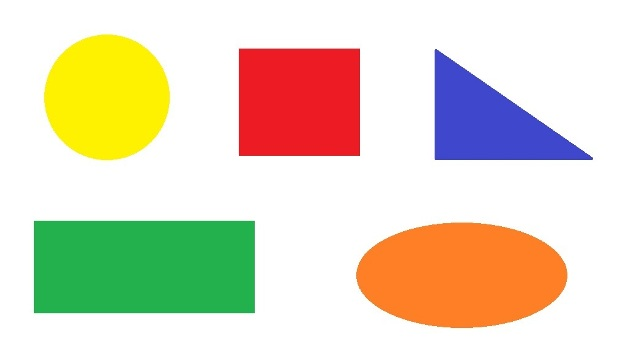
//> input picture assets/formas-1.jpg, 640 x 359 px
$ ./main ../assets/formas-1.jpg   (built with g++ and OpenCV 4)
//> lines starting //> are read from the running program, lines starting //| are printed output that depends on the picture; after the words box and inside, x2 and y2 are one past the last pixel; in counts of white or black regions, pixels touching at a corner belong together
#include <iostream>
#include <opencv2/core/core.hpp>
#include <opencv2/highgui/highgui.hpp>
#include <opencv2/imgproc/imgproc.hpp>

using namespace cv;
using namespace std;

vector<vector<Point> > contours;
vector<Vec4i> hierarchy;

int const MAX_VALUE = 255;
enum Menus { menuInicial, menuOpcao1,menuOpcao2};
Menus menuAtual=menuInicial;

void putOptions(Mat img, string textOption1, float origScale) {
    int fontFace = FONT_HERSHEY_COMPLEX_SMALL;
    double fontScale = 0.7;
    int thickness = 1;
    int baseline = 0;
    Size textSize = getTextSize(textOption1, fontFace,
                                fontScale, thickness, &baseline);
    baseline += thickness;
    Point textOrig((img.cols - textSize.width) / 2,
                    (img.rows + img.rows / origScale + textSize.height) / 2);
    putText(img, textOption1, textOrig, fontFace, fontScale,
            Scalar::all(150), thickness, 8);
}

int coutBlackPixels(Mat img){
    int sum=0;
    for (int j =0;j<img.cols;j++)
        for (int i =0;i<img.rows;i++)
            if (img.at<uchar>(i,j)==0){
                sum++;
            }
    return sum;
}

float diameter(vector<Point> points){
    float diameter=0;
    for(int i=0; i<points.size();i++){
        for(int j=0; j<points.size();j++){
            if(diameter*diameter<pow(points[i].x-points[j].x,2)+pow(points[i].y-points[j].y,2)){
                diameter=sqrt(pow(points[i].x-points[j].x,2)+pow(points[i].y-points[j].y,2));
            }
        }
    }
    return diameter;
}


void onMouse(int event, int x, int y, int flags, void* param)
{
    if ( event == CV_EVENT_LBUTTONDOWN  && menuAtual==menuOpcao2)
    {
        double a;
        for (int i=0 ;i<contours.size();i++) {
            a = pointPolygonTest(contours[i], Point2f(x, y), true);
            if (a>0) {
                double perimeter = arcLength(contours[i], true);
                double area = contourArea(contours[i], false);
                double diamete =diameter(contours[i]);
                cout<<"Perimeter: "<<perimeter<<endl;
                cout<<"Area: "<<area<<endl;
                cout<<"Diameter: "<<diamete<<"\n"<<endl;
                break;
            }
        }
    }
}

void writeMenu(Mat img){
    putOptions(img,"1. Counting components",2);
    putOptions(img,"2. Geometric features of a selected component",1.7);
}


int main(int argc,char** argv){
    Mat img = imread(argv[1], CV_LOAD_IMAGE_GRAYSCALE);
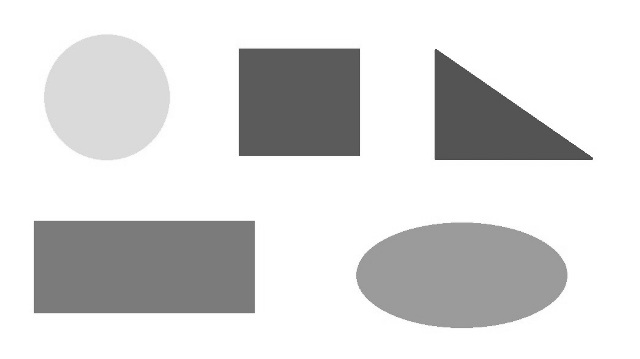
//> img: 359 rows x 640 cols, CV_8UC1; min 61, max 255, mean 217.5
    if(!img.data)
        return -1;

    Mat imgBin,imgBinInv;
    int thresholdValue = 240;
    int thresholdType = 0;
    blur(img, img, Size(3,3));
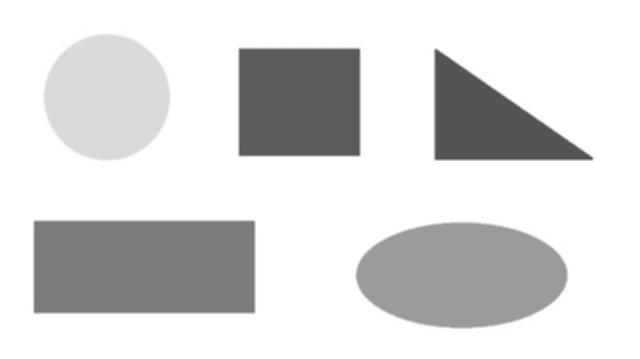
//> img: 359 rows x 640 cols, CV_8UC1; 7.81% of pixels changed, all inside (x1, y1, x2, y2) = (27, 28, 600, 336)

    threshold( img, imgBin, thresholdValue, MAX_VALUE,thresholdType );
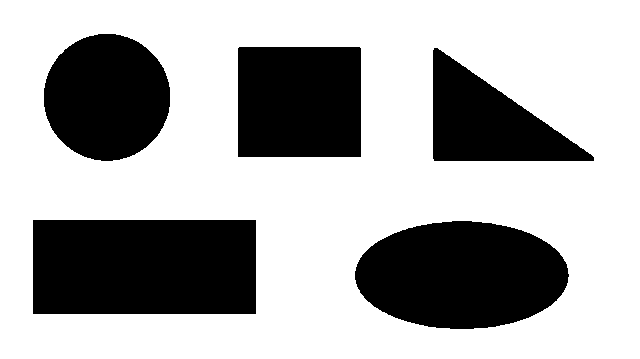
//> imgBin: 359 rows x 640 cols, CV_8UC1; 67.4% white; 5 black regions, box (x1, y1, x2, y2) and area: (33, 220, 256, 314) 20962, (355, 221, 569, 329) 18083, (238, 47, 361, 157) 13528, (44, 34, 170, 161) 12585, (433, 48, 594, 161) 9660
    threshold( imgBin, imgBinInv, 40, MAX_VALUE,1 );

    Mat currentImg=imgBin.clone();

    namedWindow("Binary image", CV_WINDOW_AUTOSIZE );
    Mat imgMenu = currentImg.clone();
    writeMenu(imgMenu);
//> call 2 of putOptions, with origScale = 1.7
//> in putOptions (call 2), `putText(img, textOption1, textOrig, fontFace, fontScale, Scalar::all(1..`:
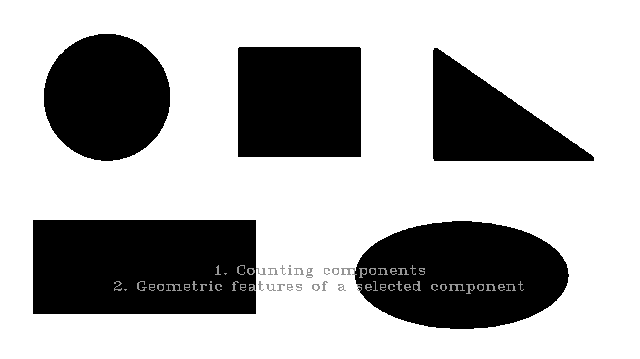
//> img: 359 rows x 640 cols, CV_8UC1; min 0, max 255, mean 172.5
    imshow("Binary image", imgMenu);

    setMouseCallback( "Binary image", onMouse, 0 );
    char a='a';
    while(a!=27){
        a=waitKey(0);
        switch (menuAtual){
            case menuInicial: {
                imgMenu = currentImg.clone();
                writeMenu(imgMenu);
                imshow("Binary image", imgMenu);
                if (a == '1') {
                    menuAtual = menuOpcao1;
                    Mat imgOpcao1 = currentImg.clone();
                    putOptions(imgOpcao1, "1. White < Black", 2);
                    putOptions(imgOpcao1, "2. Black < White", 1.7);
                    imshow("Binary image", imgOpcao1);
                } else if (a == '2') {
                    menuAtual = menuOpcao2;
                    imshow("Binary image", currentImg);
                }
                break;
            }case menuOpcao1: {
                if (a == '1') {
                    cout << "Black pixels " << coutBlackPixels(imgBinInv) << endl;
                    imshow("Binary image", imgBinInv);
                    currentImg = imgBinInv.clone();
                } else if (a == '2') {
                    cout << "Black pixels " << coutBlackPixels(imgBin) << endl;
                    imshow("Binary image", imgBin);
                    currentImg = imgBin.clone();
                }
                menuAtual = menuInicial;
                break;
            }case menuOpcao2:{
                Mat canny_output;
                Canny( currentImg, canny_output, 100, 200, 3 );
                /// Find contours
                findContours( canny_output, contours, hierarchy, CV_RETR_TREE, CV_CHAIN_APPROX_SIMPLE, Point(0, 0) );

            }
        }
    }
}
